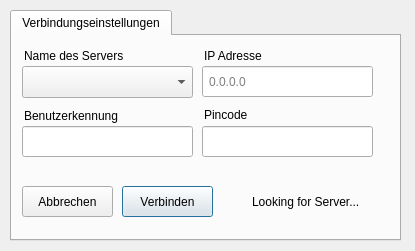
<?xml version="1.0" encoding="UTF-8"?>
<ui version="4.0">
 <author>Xapient</author>
 <class>Dialog</class>
 <widget class="QDialog" name="Dialog">
  <property name="geometry">
   <rect>
    <x>0</x>
    <y>0</y>
    <width>415</width>
    <height>251</height>
   </rect>
  </property>
  <property name="sizePolicy">
   <sizepolicy hsizetype="Preferred" vsizetype="Preferred">
    <horstretch>0</horstretch>
    <verstretch>0</verstretch>
   </sizepolicy>
  </property>
  <property name="windowTitle">
   <string>Exam Student</string>
  </property>
  <property name="autoFillBackground">
   <bool>false</bool>
  </property>
  <property name="styleSheet">
   <string notr="true"/>
  </property>
  <property name="sizeGripEnabled">
   <bool>false</bool>
  </property>
  <property name="modal">
   <bool>false</bool>
  </property>
  <widget class="QTabWidget" name="tabWidget">
   <property name="geometry">
    <rect>
     <x>10</x>
     <y>10</y>
     <width>391</width>
     <height>231</height>
    </rect>
   </property>
   <property name="font">
    <font>
     <family>Ubuntu</family>
     <weight>50</weight>
     <bold>false</bold>
    </font>
   </property>
   <property name="whatsThis">
    <string/>
   </property>
   <property name="accessibleName">
    <string/>
   </property>
   <property name="styleSheet">
    <string notr="true">padding:0px;</string>
   </property>
   <property name="tabShape">
    <enum>QTabWidget::Rounded</enum>
   </property>
   <property name="currentIndex">
    <number>0</number>
   </property>
   <widget class="QWidget" name="tab">
    <attribute name="title">
     <string>Verbindungseinstellungen</string>
    </attribute>
    <widget class="QPushButton" name="start">
     <property name="geometry">
      <rect>
       <x>110</x>
       <y>150</y>
       <width>91</width>
       <height>31</height>
      </rect>
     </property>
     <property name="styleSheet">
      <string notr="true">padding:8px;</string>
     </property>
     <property name="text">
      <string>Verbinden</string>
     </property>
    </widget>
    <widget class="QPushButton" name="exit">
     <property name="geometry">
      <rect>
       <x>10</x>
       <y>150</y>
       <width>91</width>
       <height>31</height>
      </rect>
     </property>
     <property name="styleSheet">
      <string notr="true">padding:8px;</string>
     </property>
     <property name="text">
      <string>Abbrechen</string>
     </property>
    </widget>
    <widget class="QLineEdit" name="serverip">
     <property name="geometry">
      <rect>
       <x>190</x>
       <y>30</y>
       <width>171</width>
       <height>31</height>
      </rect>
     </property>
     <property name="styleSheet">
      <string notr="true">padding:4px;</string>
     </property>
     <property name="text">
      <string/>
     </property>
     <property name="placeholderText">
      <string>0.0.0.0</string>
     </property>
    </widget>
    <widget class="QLineEdit" name="studentid">
     <property name="geometry">
      <rect>
       <x>10</x>
       <y>90</y>
       <width>171</width>
       <height>31</height>
      </rect>
     </property>
     <property name="styleSheet">
      <string notr="true">padding:4px;</string>
     </property>
    </widget>
    <widget class="QLabel" name="infoid">
     <property name="geometry">
      <rect>
       <x>10</x>
       <y>70</y>
       <width>261</width>
       <height>20</height>
      </rect>
     </property>
     <property name="text">
      <string>Benutzerkennung</string>
     </property>
     <property name="indent">
      <number>2</number>
     </property>
    </widget>
    <widget class="QLabel" name="serversearch">
     <property name="geometry">
      <rect>
       <x>240</x>
       <y>150</y>
       <width>131</width>
       <height>31</height>
      </rect>
     </property>
     <property name="layoutDirection">
      <enum>Qt::LeftToRight</enum>
     </property>
     <property name="text">
      <string>Looking for Server...</string>
     </property>
    </widget>
    <widget class="QLabel" name="servercheck">
     <property name="geometry">
      <rect>
       <x>200</x>
       <y>150</y>
       <width>41</width>
       <height>31</height>
      </rect>
     </property>
     <property name="styleSheet">
      <string notr="true">margin-top:2px;</string>
     </property>
     <property name="text">
      <string/>
     </property>
     <property name="pixmap">
      <pixmap>../pixmaps/cloud-computing.png</pixmap>
     </property>
     <property name="alignment">
      <set>Qt::AlignCenter</set>
     </property>
    </widget>
    <widget class="QLineEdit" name="pincode">
     <property name="geometry">
      <rect>
       <x>190</x>
       <y>90</y>
       <width>171</width>
       <height>31</height>
      </rect>
     </property>
     <property name="styleSheet">
      <string notr="true">padding:4px;</string>
     </property>
    </widget>
    <widget class="QLabel" name="infoid_2">
     <property name="geometry">
      <rect>
       <x>190</x>
       <y>70</y>
       <width>151</width>
       <height>18</height>
      </rect>
     </property>
     <property name="text">
      <string>Pincode</string>
     </property>
     <property name="indent">
      <number>2</number>
     </property>
    </widget>
    <widget class="QComboBox" name="serverdropdown">
     <property name="geometry">
      <rect>
       <x>10</x>
       <y>30</y>
       <width>171</width>
       <height>32</height>
      </rect>
     </property>
     <property name="autoFillBackground">
      <bool>false</bool>
     </property>
     <property name="styleSheet">
      <string notr="true"/>
     </property>
     <property name="frame">
      <bool>true</bool>
     </property>
    </widget>
    <widget class="QLabel" name="label_2">
     <property name="geometry">
      <rect>
       <x>190</x>
       <y>10</y>
       <width>171</width>
       <height>20</height>
      </rect>
     </property>
     <property name="text">
      <string>IP Adresse</string>
     </property>
     <property name="indent">
      <number>2</number>
     </property>
    </widget>
    <widget class="QLabel" name="infoid_3">
     <property name="geometry">
      <rect>
       <x>10</x>
       <y>10</y>
       <width>151</width>
       <height>20</height>
      </rect>
     </property>
     <property name="text">
      <string>Name des Servers</string>
     </property>
     <property name="indent">
      <number>2</number>
     </property>
    </widget>
   </widget>
  </widget>
 </widget>
 <tabstops>
  <tabstop>tabWidget</tabstop>
  <tabstop>serverip</tabstop>
  <tabstop>studentid</tabstop>
  <tabstop>start</tabstop>
  <tabstop>exit</tabstop>
 </tabstops>
 <resources/>
 <connections/>
</ui>
